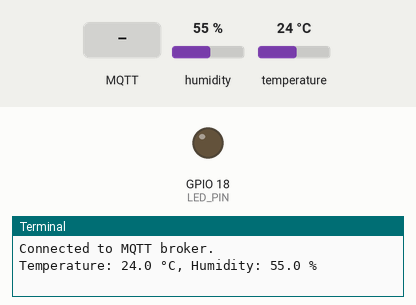
Bench run of a program on a simulated Raspberry Pi (BCM pin numbers). On the bench: output pins drawn as LEDs (lit = HIGH), the last lines printed to the terminal. The inputs (shaded band) are chosen by the test bench; at power-on: humidity 55 %, temperature 24 °C. Random numbers come from a fixed seed; no MQTT or app messages arrive unless stated; the clock reads 2024-03-15 10:24:30 at power-on unless the program sets it.

Above: at 1.3 s.
1.4 s: MQTT message "1" arrives on the first subscribed topic
At 2.6 s:
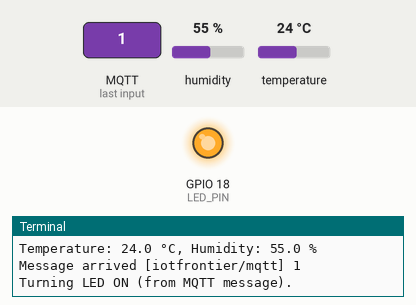
2.9 s: MQTT message "0" arrives on the first subscribed topic
At 3.9 s:
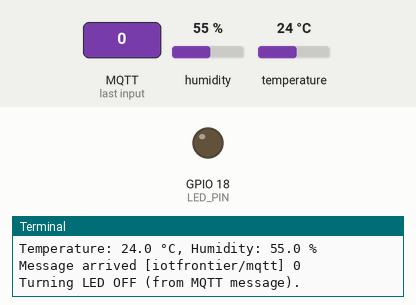
Timing chart, 0 to 5.9 s (numbered marks = the images above; inputs shaded):
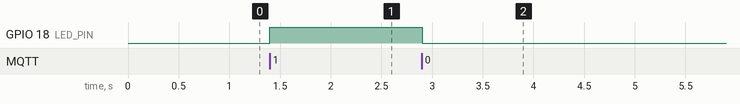

Measured:
- after the input at 1.4 s, GPIO 18 (LED_PIN): LOW → HIGH at once
- after the input at 2.9 s, GPIO 18 (LED_PIN): HIGH → LOW at once

The program:

wokwi.py
```python
# mqtt_dht_rpi.py
# Versi Python dari sketch ESP: baca DHT22, publish ke MQTT, subscribe untuk kontrol LED.
# Instal: pip install paho-mqtt Adafruit_DHT RPi.GPIO
# Jalankan di Raspberry Pi (atau Linux) dengan DHT22 terpasang.

import time
import uuid
import socket
import Adafruit_DHT
import paho.mqtt.client as mqtt
import RPi.GPIO as GPIO

# ---------- Konfigurasi ----------
DHT_SENSOR = Adafruit_DHT.DHT22
DHT_PIN = 4                 # BCM pin untuk data DHT22 (ganti jika perlu)
LED_PIN = 18                # BCM pin untuk LED (ganti jika perlu)
MQTT_BROKER = "broker.hivemq.com"
MQTT_PORT = 1883
PUBLISH_INTERVAL = 2       # detik, sesuai kode Arduino (2000 ms)
TOPIC_TEMP = "iotfrontier/temperature"
TOPIC_HUM = "iotfrontier/humidity"
TOPIC_COMMAND = "iotfrontier/mqtt"   # topik yang disubscribe (callback)
TOPIC_ANNOUNCE = "iotfrontier/mqtt" # digunakan sketch Arduino untuk publish awal
# ---------------------------------

# Setup GPIO
GPIO.setmode(GPIO.BCM)
GPIO.setup(LED_PIN, GPIO.OUT)
# LED active low pada sketch ESP (LOW = on). Di RPi asumsi active HIGH (True = on).
# Jika LED Anda aktif low, invert_led = True
INVERT_LED = False

def led_set(on: bool):
    if INVERT_LED:
        GPIO.output(LED_PIN, GPIO.LOW if on else GPIO.HIGH)
    else:
        GPIO.output(LED_PIN, GPIO.HIGH if on else GPIO.LOW)

def make_client_id():
    return "python-mqtt-" + uuid.uuid4().hex[:8]

def on_connect(client, userdata, flags, rc):
    if rc == 0:
        print("Connected to MQTT broker.")
        client.subscribe(TOPIC_COMMAND)
        # Publish announcement similar to Arduino
        client.publish(TOPIC_ANNOUNCE, "iotfrontier", qos=1, retain=False)
    else:
        print("Failed to connect, rc=", rc)

def on_message(client, userdata, msg):
    payload = msg.payload.decode(errors="ignore")
    print(f"Message arrived [{msg.topic}] {payload}")
    if len(payload) > 0:
        # sesuai sketch ESP: jika char pertama '1' => nyalakan LED
        if payload[0] == '1':
            print("Turning LED ON (from MQTT message).")
            led_set(True)
        else:
            print("Turning LED OFF (from MQTT message).")
            led_set(False)

def read_dht():
    humidity, temperature = Adafruit_DHT.read_retry(DHT_SENSOR, DHT_PIN)
    if humidity is None or temperature is None:
        return None, None
    # Sesuaikan pembulatan seperti pada sketch
    return round(temperature, 2), round(humidity, 1)

def safe_publish(client, topic, payload, qos=0, retain=False):
    try:
        client.publish(topic, payload, qos=qos, retain=retain)
    except Exception as e:
        print("Publish error:", e)

def main():
    client_id = make_client_id()
    client = mqtt.Client(client_id=client_id)
    client.on_connect = on_connect
    client.on_message = on_message

    # Jika broker punya auth, aktifkan baris berikut:
    # client.username_pw_set("username", "password")

    try:
        client.connect(MQTT_BROKER, MQTT_PORT, keepalive=60)
    except (socket.error, OSError) as e:
        print("Could not connect to MQTT broker:", e)
        return

    client.loop_start()

    last_publish = 0
    try:
        while True:
            now = time.time()
            if now - last_publish >= PUBLISH_INTERVAL:
                last_publish = now
                temp, hum = read_dht()
                if temp is not None and hum is not None:
                    print(f"Temperature: {temp} °C, Humidity: {hum} %")
                    safe_publish(client, TOPIC_TEMP, str(temp), qos=1)
                    safe_publish(client, TOPIC_HUM, str(hum), qos=1)
                else:
                    print("Failed to read DHT sensor — skipping publish.")
                    safe_publish(client, "iotfrontier/status", "sensor_read_error", qos=1)
            time.sleep(0.1)

    except KeyboardInterrupt:
        print("Stopping by user.")
    finally:
        safe_publish(client, "iotfrontier/status", "offline", qos=1, retain=True)
        client.loop_stop()
        client.disconnect()
        GPIO.cleanup()

if __name__ == "__main__":
    main()
```
